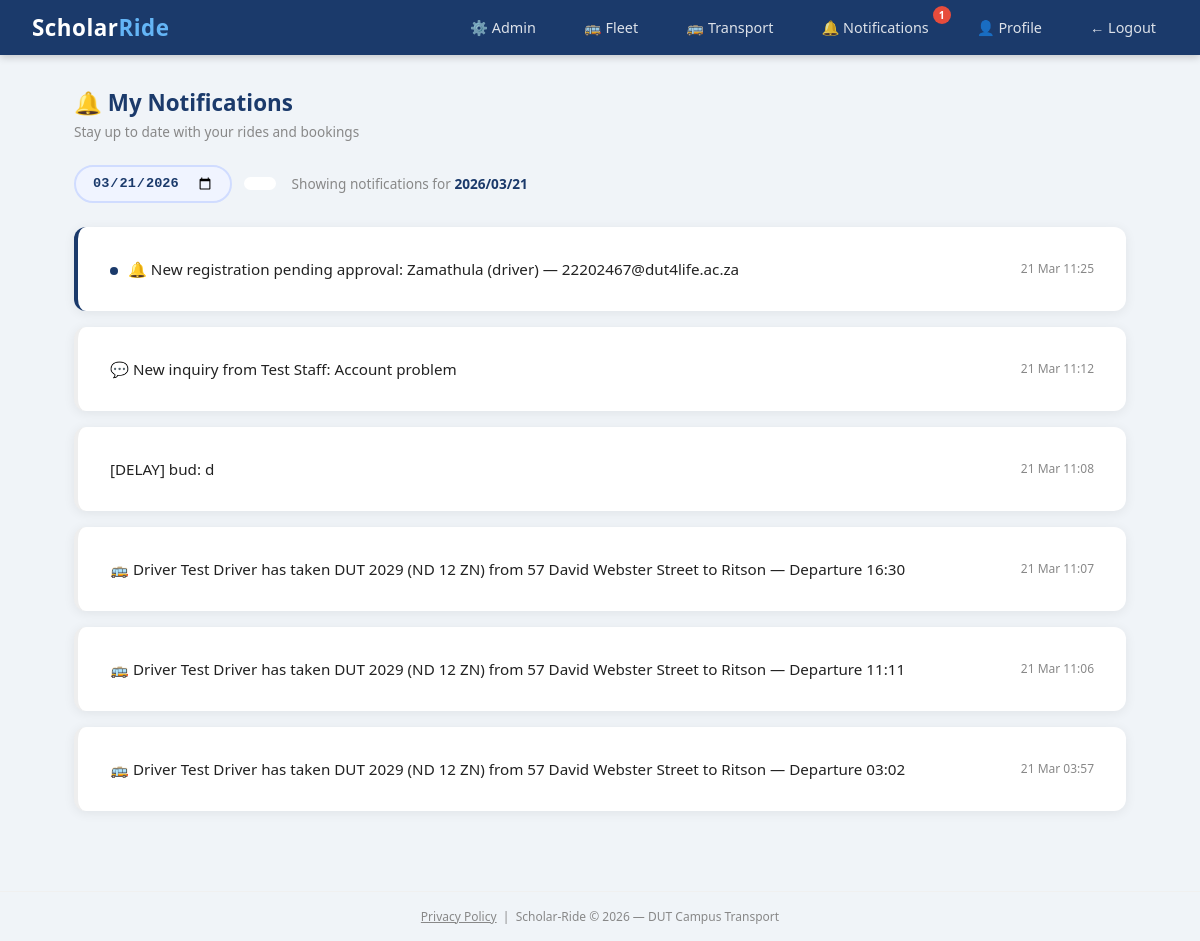
The app's page /notifications (signed in), older data.
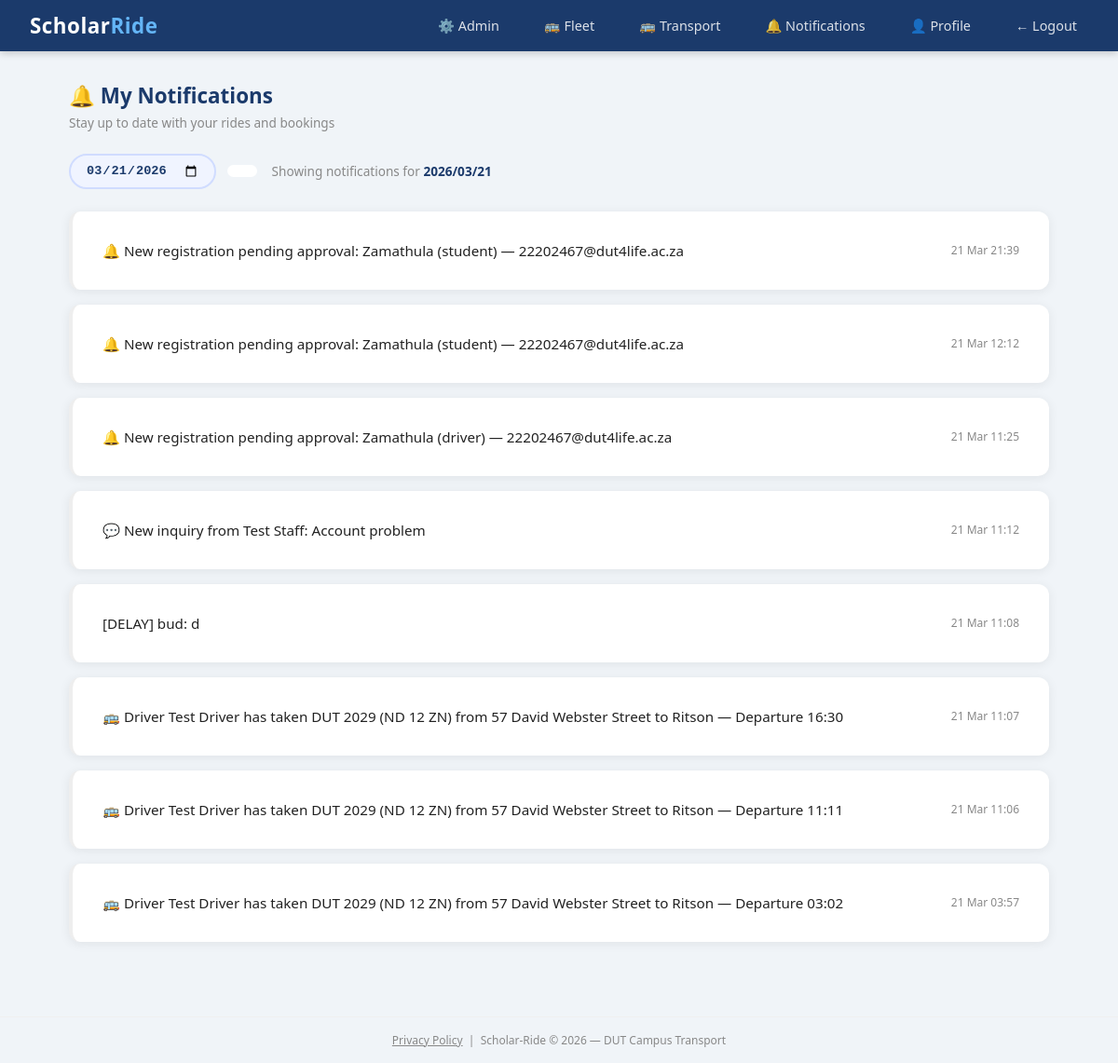
The same page, newer data.
### scholar_ride/models.py (models this page shows)
class Notification(db.Model):
    id = db.Column(db.Integer, primary_key=True)
    user_id = db.Column(db.Integer, db.ForeignKey('user.id'), nullable=False)
    message = db.Column(db.Text, nullable=False)
    is_read = db.Column(db.Boolean, default=False)
    created_at = db.Column(db.DateTime, default=sast_now)

### scholar_ride/routes/notifications.py (the view)
@notifications.route('/notifications')
@login_required
def index():
    selected_date = request.args.get('date', datetime.now().strftime('%Y-%m-%d'))
    query = Notification.query.filter_by(user_id=current_user.id)
    if selected_date:
        try:
            day = datetime.strptime(selected_date, '%Y-%m-%d')
            day_start = day.replace(hour=0, minute=0, second=0, microsecond=0)
            day_end = day.replace(hour=23, minute=59, second=59, microsecond=999999)
            query = query.filter(
                Notification.created_at >= day_start,
                Notification.created_at <= day_end
            )
        except ValueError:
            pass
    notifs = query.order_by(Notification.created_at.desc()).all()
    for n in notifs:
        n.is_read = True
    db.session.commit()
    return render_template('notifications.html', notifications=notifs, selected_date=selected_date)

### scholar_ride/models.py (called while the page is built)
@login_manager.user_loader
def load_user(user_id):
    return User.query.get(int(user_id))

### scholar_ride/templates/notifications.html (shortened to what this page needs)
{% extends "base.html" %}
{% block content %}
<div class="page-header d-flex justify-between align-center mb-3">
    <div>
        <h4 style="color:#1B3A6B; margin-bottom:0.25rem;">🔔 My Notifications</h4>
        <p class="text-muted">Stay up to date with your rides and bookings</p>
    </div>
</div>
<div style="display:flex; align-items:center; gap:1rem; margin-bottom:1.5rem; flex-wrap:wrap;">
    <form method="GET" action="/notifications" style="display:flex; gap:0.75rem; align-items:center; flex-wrap:wrap;">
        <div style="position:relative;">
            <input type="date" name="date" value="{{ selected_date }}"
                   style="padding:0.5rem 1rem; border-radius:20px; border:2px solid #d0dcff;
                          font-size:0.85rem; font-weight:600; color:#1B3A6B;
                          background:#f0f4ff; outline:none; cursor:pointer;"
                   onchange="this.form.submit()">
        </div>
        {% if selected_date %}
        <a href="/notifications"
           style="padding:0.4rem 1rem; border-radius:20px; font-size:0.85rem; font-weight:600;
                  text-decoration:none; background:white; color:white;">
        </a>
        {% endif %}
    </form>
    {% if selected_date %}
    <span style="font-size:0.85rem; color:#888;">
        Showing notifications for
        <strong style="color:#1B3A6B;">
            {{ selected_date | replace('-', '/') }}
        </strong>
    </span>
    {% else %}
    <span style="font-size:0.85rem; color:#888;">Showing all notifications</span>
    {% endif %}
</div>
{% if notifications %}
    {% for notif in notifications %}
    <div class="card mb-2 p-3" style="border-left: 4px solid {% if not notif.is_read %}#1B3A6B{% else %}#eee{% endif %};">
        <div class="d-flex justify-content-between align-center">
           <div style="font-size:0.95rem; flex:1;">
                {% if not notif.is_read %}
                    <span style="display:inline-block; width:8px; height:8px; background:#1B3A6B;
                                 border-radius:50%; margin-right:6px;"></span>
                {% endif %}
                {% if 'OVERFLOW|' in notif.message %}
                    {% set parts = notif.message.split('|') %}
                    {% set overflow_id = parts[1] %}
                    {% set msg_text = parts[2] %}
                    <span>{{ msg_text }}</span>
                    <form method="POST" action="/rides/overflow/{{ overflow_id }}/accept" style="margin-top:0.5rem;">
                        <button type="submit" class="btn btn-sm btn-success">✅ Accept Trip</button>
                    </form>
                {% else %}
                    {{ notif.message }}
                {% endif %}
            </div>
            <small class="text-muted" style="white-space:nowrap; font-size:0.75rem;">
                {{ notif.created_at.strftime('%d %b %H:%M') }}
            </small>
        </div>
    </div>
    {% endfor %}
{% endif %}
{% endblock %}

Row changes from the older to the newer data that the page shows:
added Notification: message "🔔 New registration pending approval: Zamathula (student) — 22202467@dut4life.ac.za", created_at "21 Mar 21:39"
now on this page (row edited): Notification: message "🔔 New registration pending approval: Zamathula (student) — 22202467@dut4life.ac.za", created_at "21 Mar 12:12"
changed Notification "21 Mar 11:25": is_read False → True (drawn)
Text that changed along with them:
{{ unread_count }}: "1" → (not shown)
